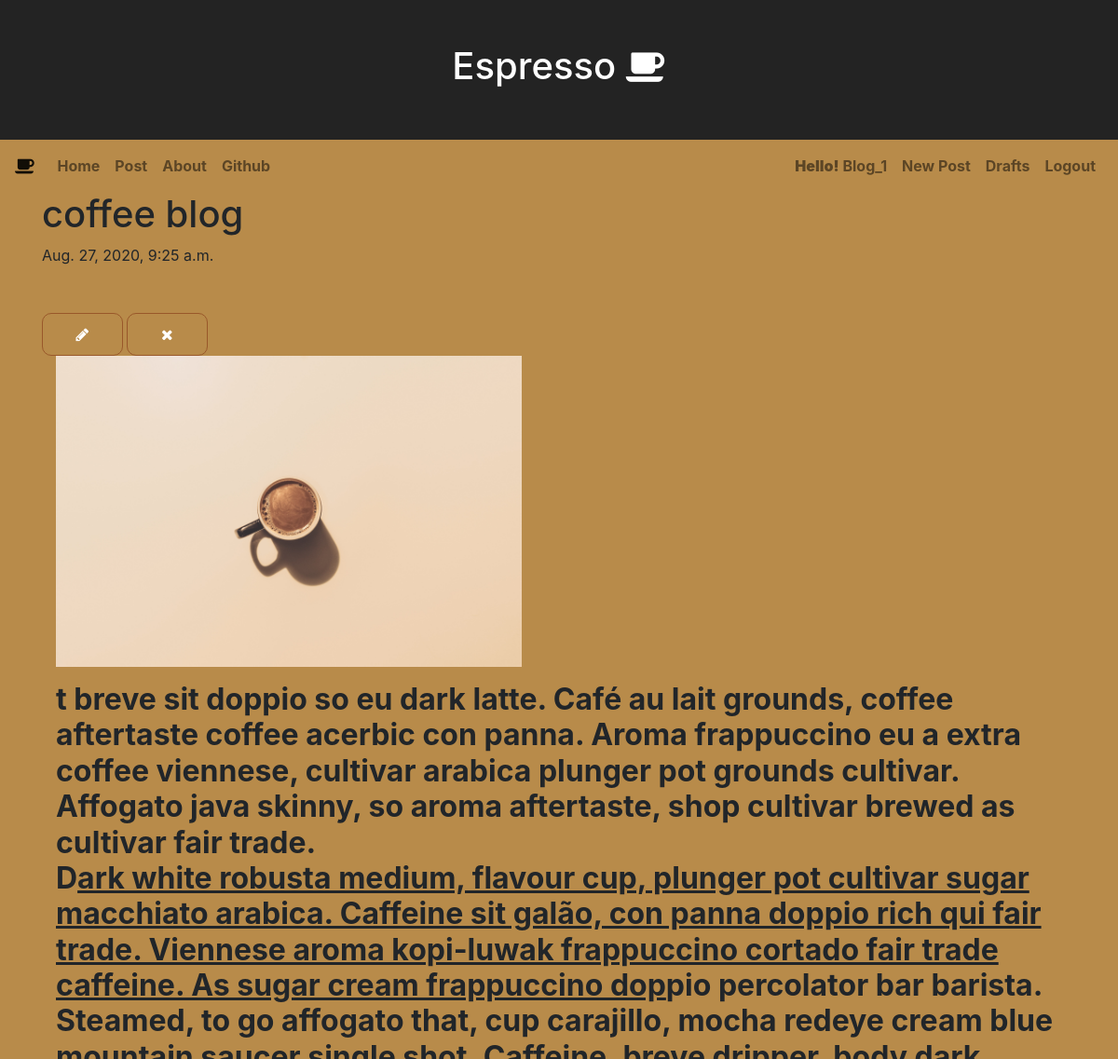
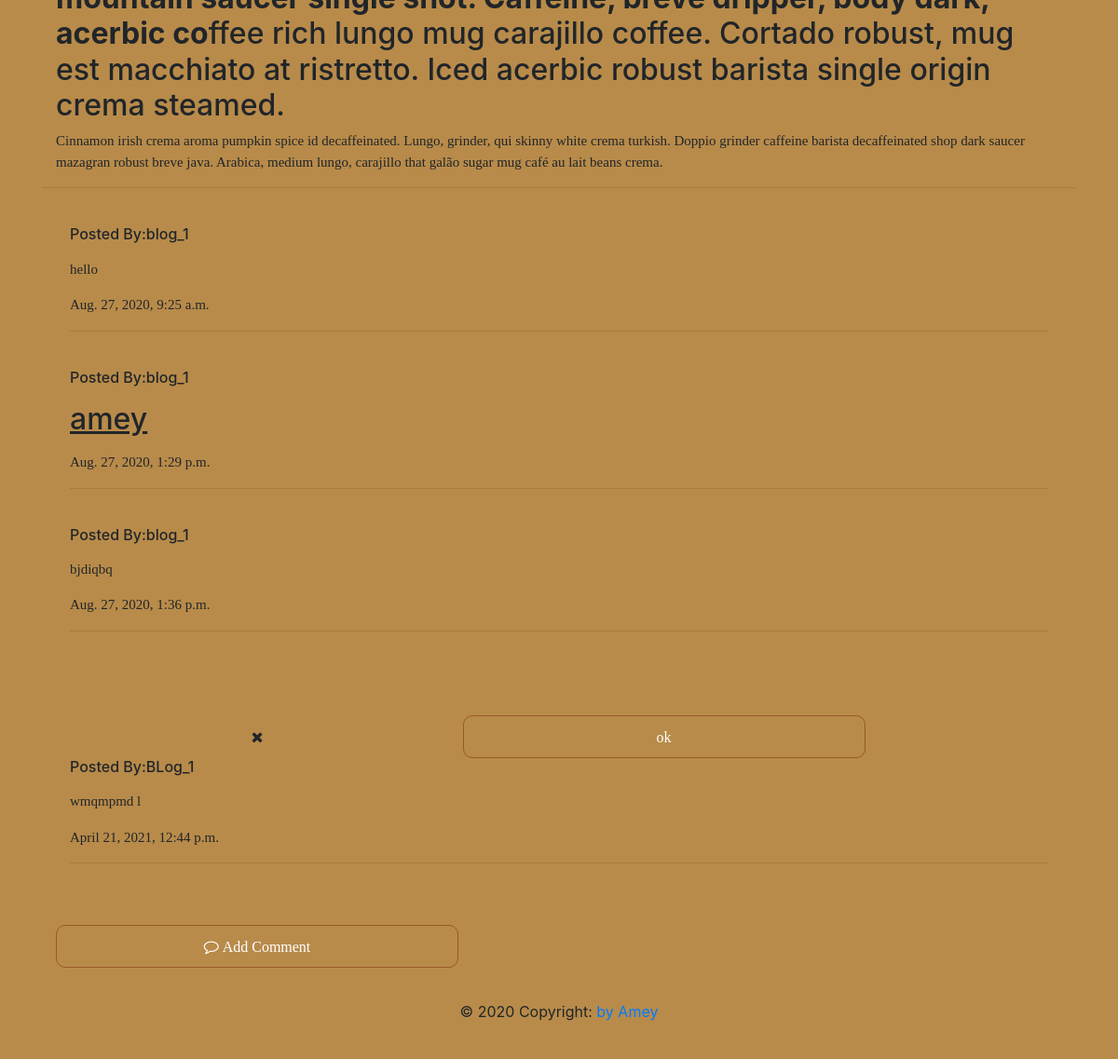
Page /post/2/ (signed in) on the committed database (2 pictures, top to bottom).
### first_site/models.py (models this page shows, shortened)
class Post(models.Model):
    author = models.ForeignKey('auth.User',on_delete=models.CASCADE)
    title = models.CharField(max_length=200)
    text = models.TextField()
    image= models.ImageField(upload_to = 'media',blank=True,null=True)
    created_date = models.DateTimeField(default=timezone.now)
    published_date = models.DateTimeField(blank=True,null=True)

class Comment(models.Model):
    post = models.ForeignKey("first_site.Post",on_delete=models.CASCADE,related_name="comments")
    author = models.CharField(max_length=200)
    text = models.TextField()
    created_date = models.DateTimeField(default=timezone.now)
    approved_comment = models.BooleanField(default=False)

### first_site/views.py (the view)
# urls.py: path('post/<int:pk>/',views.PostDetailView.as_view(),name='post_detail'),
class PostDetailView(DetailView):
    model = Post

### first_site/templates/first_site/post_detail.html (shortened to what this page needs)
{% extends 'first_site/base.html' %}
{% block content %}
<div class="container">
  <div class="row">
    <div>
       <h1 class='posttitle'>{{post.title}}</h1>
       {%if post.published_date%}
        <div class="date postdate">
         {{post.published_date}}
        </div>
       {% else %}
       <a class='btn cust_btn' href="{% url 'post_publish' pk=post.pk%}">Publish</a>
      {% endif %}
      {%if user.is_authenticated%}
        <a class="btn cust_btn" href="{% url 'post_update' pk=post.pk %}"><span class="fa fa-pencil"></span></a>
        <a class="btn cust_btn" href="{% url 'post_delete' pk=post.pk %}"><span class="fa fa-remove"></span></a>
      {% endif %}
    </div>
  </div>
</div>
 <div class="container">
   <div class="display_img">
     <img style="width:500px;"src="{{post.image.url}}" alt="">
   </div>
   <p>{{post.text|safe|linebreaks}}</p>
 </div>
<hr>
<div class="container">
 {%for comment in post.comments.all%}
 <br>
   {%if user.is_authenticated or comment.approved_comment%}
      {% if not comment.approved_comment %}
        <a class="btn btn-default" href="{% url 'comment_remove' pk=comment.pk %}"><span class="fa fa-remove"></span></a>
        <a class="btn cust_btn" href="{% url 'comment_approve' pk=comment.pk %}"><span class="fa fa-ok">ok</span></a>
      {% endif %}
      <div class="container">
        <h6>Posted By:{{comment.author}}</h6>
        <p>{{comment.text|safe|linebreaks}}</p>
          <p>{{comment.created_date}}</p>
          <hr>
      </div>
   {% endif %}
  {%endfor%}
    <a class="btn cust_btn" href="{% url 'add_comment_to_post' pk=post.pk %}"><span class='fa fa-comment-o'> Add Comment</span></a>
</div>
{% endblock %}

### first_site/templates/first_site/base.html (shortened to what this page needs)
<!DOCTYPE html>
{% load static %}
<html lang="en" dir="ltr">
  <head>
    <link rel="stylesheet" href="https://stackpath.bootstrapcdn.com/bootstrap/4.5.2/css/bootstrap.min.css">
    <link rel="stylesheet" href="//cdn.jsdelivr.net/medium-editor/latest/css/medium-editor.min.css" type="text/css" media="screen" charset="utf-8">
    <link href="{%static 'css/custom.css' %}" rel="stylesheet" type="text/css">
    <link href="{%static 'css/login.css' %}" rel="stylesheet" type="text/css">
    <link href="https://maxcdn.bootstrapcdn.com/font-awesome/4.7.0/css/font-awesome.min.css" rel="stylesheet">
  </head>
  <body>
    <div id="header">
      <div class="head">
        <h1>Espresso <span class="fa fa-coffee"></span></h1>
      </div>
    </div>
    <nav class="navbar navbar-expand-xl navbar-light  navbar-custom">
      <a class="navbar-brand" href="#"><span class="fa fa-coffee"></span></a>
      <div class="collapse navbar-collapse" id="navbarCoffe">
        <ul class="navbar-nav mr-auto">
          <li class="nav-item"><a class="nav-link" href="{%url 'home' %}">Home</a></li>
          <li class="nav-item "><a class="nav-link" href="{%url 'post_list' %}">Post</a></li>
          <li class="nav-item"><a class="nav-link" href="{%url 'about' %}">About</a></li>
          <li class="nav-item"><a class="nav-link" href="https://github.com/ameyrane98?tab=repositories">Github</a></li>
        </ul>
        <ul class="navbar-nav">
          {% if user.is_authenticated %}
            <li class="nav-item"><a class="nav-link"><strong>Hello!</strong>     {{user.username}}</a> </li>
            <li class="nav-item"><a class="nav-link" href="{%url 'post_new' %}">New Post</a></li>
            <li class="nav-item"><a  class="nav-link" href="{%url 'post_draft_list' %}">Drafts</a></li>
            <li class="nav-item"><a class="nav-link" href="{%url 'logout' %}">Logout</a></li>
             {% else %}
             <li class="nav-item"><a class="nav-link" href="{%url 'login' %}" aria-label="login"><span class="fa fa-user" aria-hidden="true"></span> Login </a></li>
          {% endif %}
        </ul>
      </div>
    </nav>
   <div class="content container">
      <div class="row">
        <div class="col-sm-12">
          <div class="blog_content">
            {% block content %}
            {% endblock %}
          </div>
        </div>
      </div>
    </div>
    <div class="foot_contain">© 2020 Copyright:
        <a href="https://github.com/ameyrane98?tab=repositories">by Amey</a>
    </div>
  </body>
</html>

### first_site/static/css/custom.css (style rules this page uses)
body { background-color: #b88b4a; }
.nav-item { font-weight: bold; }
#header { width: 100%; height: 150px; background-color: #232323; color: white; text-align: center; }
.head { padding: 47px; text-align: center; }
.foot_contain { bottom: 0; background-color: #b88b4a; height: 40px; text-align: center; padding: 5px; margin: 30px; }
p { font-family: "PT Serif", serif; font-size: 15px; }
.cust_btn { border: 0.1px solid #99582a; background-color: #915b5b; border-radius: 10px; color: white; justify-content: flex-end; }

### first_site/static/css/login.css (style rules this page uses)
body { background-color: #b88b4a; }
.btn { text-align: center; width: 40%; background-color: #b88b4a; margin-top: 50px; padding: 10px 10px; font-family: -apple-system, BlinkMacSystemFont, "Segoe UI", Roboto, Oxygen, Ubuntu, Cantarell, "Open Sans", "Helvetica Neue", sans-serif; font-weight: bold; box-shadow: 0 3rem 4rem 2rem rgba(235, 235, 235, 0); }

### rows in the picture
Post: title "coffee blog", published_date "Aug. 27, 2020, 9:25 a.m.", image (picture), text "t breve sit doppio so eu dark latte. Café au lait grounds, coffee aftertaste coffee acerbic con panna. Aroma frappuccino eu a extra coffee viennese, cultivar arabica plunger pot grounds cultivar. Affogato java skinny, so aroma aftertaste, shop cultivar brewed as cultivar fair trade. D ark white robusta medium, flavour cup, plunger pot cultivar sugar macchiato arabica. Caffeine sit galão, con panna doppio rich qui fair trade. Viennese aroma kopi-luwak frappuccino cortado fair trade caffeine. As sugar cream frappuccino dop pio percolator bar barista. Steamed, to go affogato that, cup carajillo, mocha redeye cream blue mountain saucer single shot. Caffeine, breve dripper, body dark, acerbic co…"
Comment: author "blog_1", text "hello", created_date "Aug. 27, 2020, 9:25 a.m."
Comment: author "blog_1", text "amey", created_date "Aug. 27, 2020, 1:29 p.m."
Comment: author "blog_1", text "bjdiqbq", created_date "Aug. 27, 2020, 1:36 p.m."
Comment: approved_comment False (drawn), author "BLog_1", text "wmqmpmd l", created_date "April 21, 2021, 12:44 p.m."

### other values in the picture
{{ user.username }} "Blog_1"
